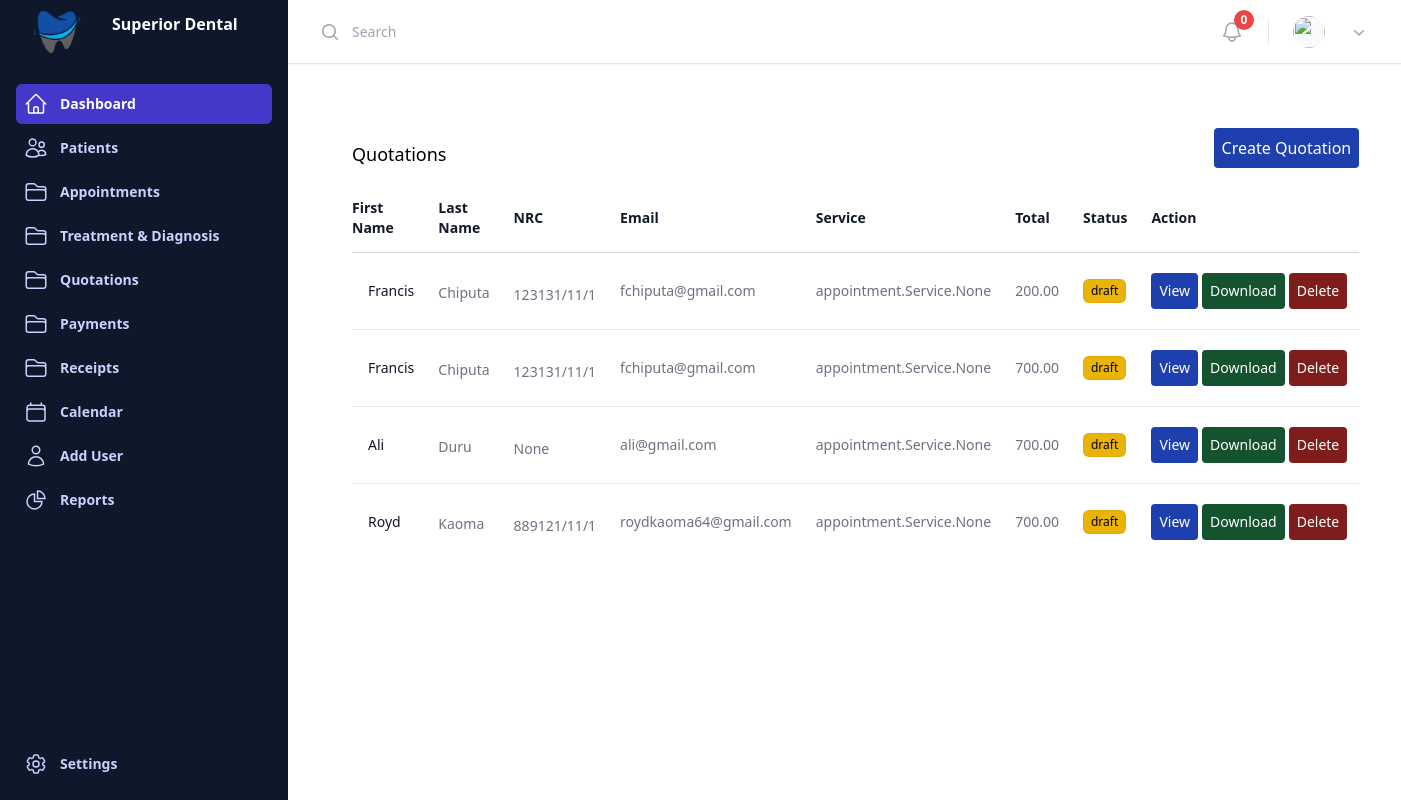
/quotation_list/, run on the app's committed database.
### payments/models.py (models this page shows, shortened)
class Quotation(models.Model):
    STATUS_CHOICES = [
        ('draft', 'Draft'),
        ('issued', 'Issued'),
        ('accepted', 'Accepted'),
        ('rejected', 'Rejected')
    ]
    patient = models.ForeignKey(Patient, on_delete=models.CASCADE)
    services = models.ManyToManyField(Service, through='QuotationService')
    total_amount = models.DecimalField(max_digits=10, decimal_places=2, blank=True, null=True)
    updated_at = models.DateTimeField(auto_now=True)
    status = models.CharField(max_length=20, choices=STATUS_CHOICES, default='draft')
    notes = models.TextField(blank=True, null=True)

### patient/models.py (models this page shows, shortened)
class Patient(models.Model):
    first_name = models.CharField(max_length=50)
    last_name = models.CharField(max_length=50)
    date_of_birth = models.DateField(blank=True, null=True)
    gender_choices = [('M', 'Male'), ('F', 'Female')]
    gender = models.CharField(max_length=1, choices=gender_choices, blank=True, null=True)
    nrc = models.CharField(max_length=55,blank=True, null=True)
    phone = models.CharField(max_length=15)
    email = models.EmailField(unique=True)
    address = models.TextField(blank=True, null=True)
    medical_history = models.TextField(blank=True, null=True)
    is_patient = models.BooleanField(default=False)

### templates/views.py (the view)
# urls.py: path('quotation_list/', views.quotation_list, name='quotation_list'),
def quotation_list(request):
    quotations = Quotation.objects.all()
    return render(request, 'quotation_list.html', {'quotations': quotations})

### templates/quotation_list.html (shortened to what this page needs)
{% extends 'base.html' %}
{% block content %}
<div class="inline-block min-w-full py-2 align-middle sm:px-6 lg:px-8">
    <div class="container flex justify-between my-4 items-end">
        <h1 class="text-lg">Quotations</h1>
        <a href="{% url 'create_quotation_list' %}" class="btn btn-primary p-2 rounded bg-blue-800 text-white">Create Quotation</a>
    </div>
    <table class="min-w-full divide-y divide-gray-300">
      <thead>
        <tr>
          <th scope="col" class="py-3.5 pl-4 pr-3 text-left text-sm font-semibold text-gray-900 sm:pl-0">First Name</th>
          <th scope="col" class="px-3 py-3.5 text-left text-sm font-semibold text-gray-900">Last Name</th>
          <th scope="col" class="px-3 py-3.5 text-left text-sm font-semibold text-gray-900">NRC</th>
          <th scope="col" class="px-3 py-3.5 text-left text-sm font-semibold text-gray-900">Email</th>
          <th scope="col" class="px-3 py-3.5 text-left text-sm font-semibold text-gray-900">Service</th>
          <th scope="col" class="px-3 py-3.5 text-left text-sm font-semibold text-gray-900">Total</th>
          <th scope="col" class="px-3 py-3.5 text-left text-sm font-semibold text-gray-900">Status</th>
          <th scope="col" class="px-3 py-3.5 text-left text-sm font-semibold text-gray-900">Action</th>
        </tr>
      </thead>
      <tbody class="divide-y divide-gray-200 bg-white">
        {% for quotations in quotations %}
        <tr>
          <td class="whitespace-nowrap py-5 pl-4 pr-3 text-sm sm:pl-0">
            <div class="flex items-center">
              <div class="ml-4">
                <div class="font-medium text-gray-900">{{quotations.patient.first_name}}</div>
              </div>
            </div>
          </td>
          <td class="whitespace-nowrap px-3 py-5 text-sm text-gray-500">
              <div class="mt-1 text-gray-500"> {{ quotations.patient.last_name }} </div>
          </td>
          <td class="whitespace-nowrap px-3 py-5 text-sm text-gray-500">
              <div class="mt-2 flex items-center text-sm text-gray-500">
                  {{ quotations.patient.nrc}}
                </div>
                <td class="whitespace-nowrap px-3 py-5 text-sm text-gray-500">
                    <p class="text-sm text-gray-500">
                        <a href="#" class="hover:underline"> {{ quotations.patient.email}}</a>
                      </p>
                </td>
                <td class="whitespace-nowrap px-3 py-5 text-sm text-gray-500">
                  <p class="text-sm text-gray-500">
                     {{ quotations.services }}
                    </p>
              </td>
              <td class="whitespace-nowrap px-3 py-5 text-sm text-gray-500">
                  <p class="text-sm text-gray-500">
                     {{ quotations.total_amount }}
                  </p>
              </td>
          </td>
          <td class="whitespace-nowrap px-3 py-5 text-sm text-gray-500">
            <span class="inline-flex items-center rounded-md bg-yellow-500 px-2 py-1 text-xs font-medium text-black ring-1 ring-inset ring-yellow-600/20">{{ quotations.status}}</span>
          </td>
          <td  class="whitespace-nowrap px-3 py-5 text-sm flex flex-row gap-1">
            <a href="{% url 'quotation_detail' quotations.id %}" class="btn btn-primary p-2 rounded bg-blue-800 text-white">View</a>
            <a href="{% url 'quotation_detail' quotations.id %}" class="btn btn-primary p-2 rounded bg-green-900 text-white">Download</a>
            <a href="{% url 'quotation_detail' quotations.id %}" class="btn btn-primary p-2 rounded bg-red-900 text-white">Delete</a>
        </tr>
        {% endfor %}
      </tbody>
    </table>
  </div>
{% endblock %}

### data on the page
Quotation: patient.first_name "Francis", patient.last_name "Chiputa", patient.nrc "123131/11/1", patient.email "fchiputa@gmail.com", services "appointment.Service.None", total_amount "200.00", status "draft"
Quotation: patient.first_name "Francis", patient.last_name "Chiputa", patient.nrc "123131/11/1", patient.email "fchiputa@gmail.com", services "appointment.Service.None", total_amount "700.00", status "draft"
Quotation: patient.first_name "Ali", patient.last_name "Duru", patient.nrc "None", patient.email "ali@gmail.com", services "appointment.Service.None", total_amount "700.00", status "draft"
Quotation: patient.first_name "Royd", patient.last_name "Kaoma", patient.nrc "889121/11/1", patient.email "roydkaoma64@gmail.com", services "appointment.Service.None", total_amount "700.00", status "draft"
